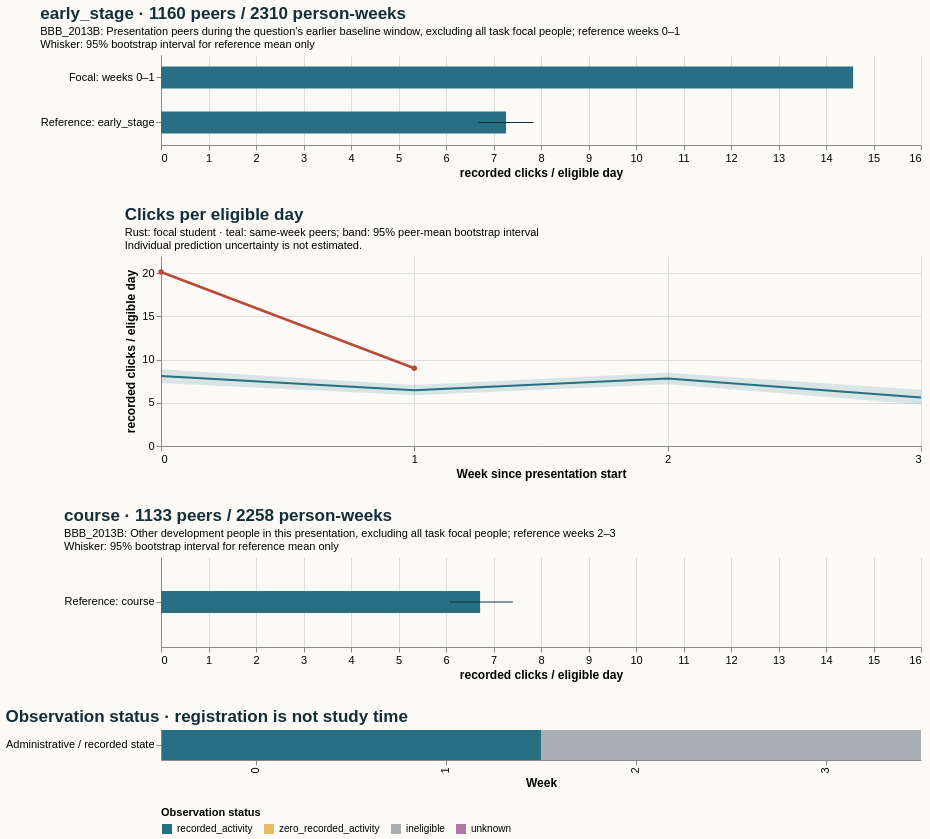

The Vega-Lite source for this figure:
### Vega-Lite specification from a JSON file in a GitHub repository (floating-point values rounded to 4 significant figures)
{"$schema": "https://vega.github.io/schema/vega-lite/v5.20.1.json", "config": {"axis": {"labelFontSize": 11, "titleFontSize": 12}, "background": "#fbfaf7", "font": "sans-serif", "title": {"anchor": "start", "color": "#142e38", "fontSize": 17, "subtitleFontSize": 11}, "view": {"continuousHeight": 300, "continuousWidth": 300, "stroke": null}}, "datasets": {"data-68953dc30f31cc8618b874678fb34115": [{"hi": null, "lo": null, "series": "Focal: weeks 2–3", "value": null}, {"hi": 7.407, "lo": 6.077, "series": "Reference: course", "value": 6.718}], "data-8124fa4fc534978c1efa1b944d369535": [{"end_day": 6, "focal_value": 20.14, "peer_ci_high": 8.899, "peer_ci_low": 7.301, "peer_mean": 8.1, "peer_observations": 1159, "peer_people": 1159, "reference": "early_stage", "unit": "recorded clicks / eligible day", "week": 0}, {"end_day": 13, "focal_value": 9.0, "peer_ci_high": 7.053, "peer_ci_low": 5.881, "peer_mean": 6.456, "peer_observations": 1151, "peer_people": 1151, "reference": "early_stage", "unit": "recorded clicks / eligible day", "week": 1}, {"end_day": 20, "focal_value": null, "peer_ci_high": 8.472, "peer_ci_low": 7.151, "peer_mean": 7.819, "peer_observations": 1133, "peer_people": 1133, "reference": "early_stage", "unit": "recorded clicks / eligible day", "week": 2}, {"end_day": 27, "focal_value": null, "peer_ci_high": 6.513, "peer_ci_low": 4.809, "peer_mean": 5.608, "peer_observations": 1125, "peer_people": 1125, "reference": "early_stage", "unit": "recorded clicks / eligible day", "week": 3}], "data-89df5a962b53d890d94aaf8078b0d6f5": [{"hi": null, "lo": null, "series": "Focal: weeks 0–1", "value": 14.57}, {"hi": 7.842, "lo": 6.684, "series": "Reference: early_stage", "value": 7.264}], "data-d9470cf97052e907c61771c72109d155": [{"eligible_days": 7.0, "end_day": 6, "logging_completeness": "unknown", "observation_status": "recorded_activity", "row": "Administrative / recorded state", "score_status": "withheld_release_time_unknown", "start_day": 0, "value": 20.14, "week": 0}, {"eligible_days": 4.0, "end_day": 13, "logging_completeness": "unknown", "observation_status": "recorded_activity", "row": "Administrative / recorded state", "score_status": "withheld_release_time_unknown", "start_day": 7, "value": 9.0, "week": 1}, {"eligible_days": 0.0, "end_day": 20, "logging_completeness": "unknown", "observation_status": "ineligible", "row": "Administrative / recorded state", "score_status": "withheld_release_time_unknown", "start_day": 14, "value": null, "week": 2}, {"eligible_days": 0.0, "end_day": 27, "logging_completeness": "unknown", "observation_status": "ineligible", "row": "Administrative / recorded state", "score_status": "withheld_release_time_unknown", "start_day": 21, "value": null, "week": 3}]}, "resolve": {"scale": {"color": "independent"}}, "spacing": 28, "vconcat": [{"data": {"name": "data-89df5a962b53d890d94aaf8078b0d6f5"}, "height": 90, "layer": [{"encoding": {"x": {"field": "value", "scale": {"domain": [0, 15.3], "zero": true}, "title": "recorded clicks / eligible day", "type": "quantitative"}, "y": {"field": "series", "sort": null, "title": null, "type": "nominal"}}, "mark": {"color": "#286f83", "size": 22, "type": "bar"}}, {"encoding": {"x": {"field": "lo", "type": "quantitative"}, "x2": {"field": "hi"}, "y": {"field": "series", "sort": null, "title": null, "type": "nominal"}}, "mark": {"color": "#142e38", "type": "rule"}}], "title": {"subtitle": ["BBB_2013B: Presentation peers during the question's earlier baseline window, excluding all task focal people; reference weeks 0–1", "Whisker: 95% bootstrap interval for reference mean only"], "text": "early_stage · 1160 peers / 2310 person-weeks"}, "width": 760}, {"data": {"name": "data-8124fa4fc534978c1efa1b944d369535"}, "height": 190, "layer": [{"encoding": {"x": {"axis": {"tickMinStep": 1}, "field": "week", "title": "Week since presentation start", "type": "quantitative"}, "y": {"field": "peer_ci_low", "scale": {"zero": true}, "title": "recorded clicks / eligible day", "type": "quantitative"}, "y2": {"field": "peer_ci_high"}}, "mark": {"color": "#286f83", "opacity": 0.16, "type": "area"}}, {"encoding": {"tooltip": [{"field": "week", "type": "quantitative"}, {"field": "peer_mean", "type": "quantitative"}, {"field": "peer_people", "type": "quantitative"}, {"field": "peer_observations", "type": "quantitative"}], "x": {"field": "week", "type": "quantitative"}, "y": {"field": "peer_mean", "type": "quantitative"}}, "mark": {"color": "#286f83", "strokeWidth": 2, "type": "line"}}, {"encoding": {"tooltip": [{"field": "week", "type": "quantitative"}, {"field": "focal_value", "type": "quantitative"}], "x": {"field": "week", "type": "quantitative"}, "y": {"field": "focal_value", "type": "quantitative"}}, "mark": {"color": "#b64c35", "point": {"color": "#b64c35"}, "strokeWidth": 2.5, "type": "line"}}], "title": {"subtitle": ["Rust: focal student · teal: same-week peers; band: 95% peer-mean bootstrap interval", "Individual prediction uncertainty is not estimated."], "text": "Clicks per eligible day"}, "width": 760}, {"data": {"name": "data-68953dc30f31cc8618b874678fb34115"}, "height": 90, "layer": [{"encoding": {"x": {"field": "value", "scale": {"domain": [0, 15.3], "zero": true}, "title": "recorded clicks / eligible day", "type": "quantitative"}, "y": {"field": "series", "sort": null, "title": null, "type": "nominal"}}, "mark": {"color": "#286f83", "size": 22, "type": "bar"}}, {"encoding": {"x": {"field": "lo", "type": "quantitative"}, "x2": {"field": "hi"}, "y": {"field": "series", "sort": null, "title": null, "type": "nominal"}}, "mark": {"color": "#142e38", "type": "rule"}}], "title": {"subtitle": ["BBB_2013B: Other development people in this presentation, excluding all task focal people; reference weeks 2–3", "Whisker: 95% bootstrap interval for reference mean only"], "text": "course · 1133 peers / 2258 person-weeks"}, "width": 760}, {"data": {"name": "data-d9470cf97052e907c61771c72109d155"}, "encoding": {"color": {"field": "observation_status", "legend": {"labelLimit": 260, "orient": "bottom"}, "scale": {"domain": ["recorded_activity", "zero_recorded_activity", "ineligible", "unknown"], "range": ["#286f83", "#e4bb64", "#aaaeb3", "#ac78a5"]}, "title": "Observation status", "type": "nominal"}, "tooltip": [{"field": "week", "type": "quantitative"}, {"field": "eligible_days", "type": "quantitative"}, {"field": "observation_status", "type": "nominal"}, {"field": "logging_completeness", "type": "nominal"}], "x": {"field": "week", "title": "Week", "type": "ordinal"}, "y": {"field": "row", "title": null, "type": "nominal"}}, "height": 30, "mark": {"type": "rect"}, "title": "Observation status · registration is not study time", "width": 760}]}
